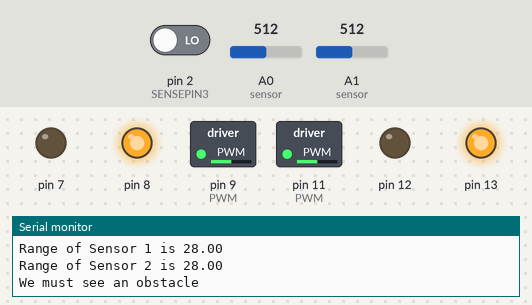
Bench run of a sketch on a simulated Arduino Uno, built with avr-gcc and run on an emulated ATmega328P. Shown: switched loads named in the sketch (green lamp = pin HIGH), output pins drawn as LEDs (lit = HIGH), the last lines printed to the serial monitor. The test bench sets the inputs (shaded band); at power-on: pin 2 (SENSEPIN3) LOW, A0 (sensor) = 512, A1 (sensor) = 512.

Above: at 0.1 s.
At 16.1 s:
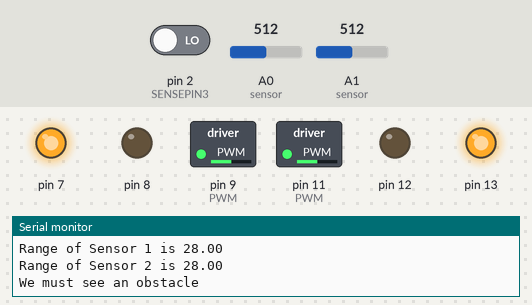
At 36.2 s:
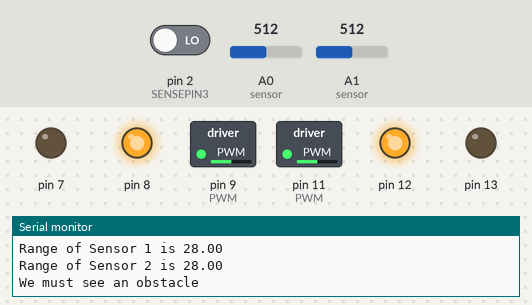
Timing chart, 0 to 38.6 s (numbered marks = the images above):
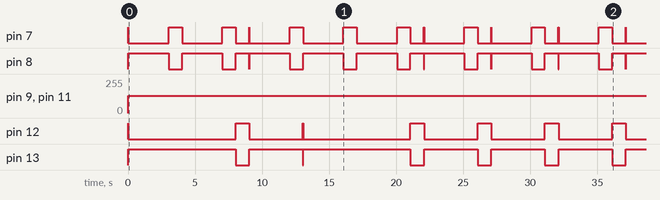

The sketch:

Test.ino
```cpp
//The Most Superior Code to All Others:
#define SENSEPIN1 0
#define SENSEPIN2 1
#define SENSEPIN3 2
#define MOTORSPEED1 128
#define MOTORSPEED2 128
#define ANGLESENSE1 45 //PROBABLY IN RADIANS
#define ANGLESENSE2 30 //Probably in Radians


//------------------------------------------------------------------------------------------
void Forward(); //Moves Bot forward
void Backward(); //Moves bot backwards
void PivotRight(); //Pivots bot right
void PivotLeft(); //Pivots bot left
int Sensing(); //Used for sensing walls and objects, sensors must be mounted within a cm of eachother. and Norm must be set.
void Reflection(); //Used for tracking the line
void Backout(); //Used for when a obstacle is sensed
void EndGame(); //Used for scoring the goals

//Outputs

//------------------------------------------------------------------------------------------
void setup() {
Serial.begin(9600);
Serial.println("Let's Begin");
  pinMode(13,OUTPUT);
  pinMode(12,OUTPUT);
  pinMode(11, OUTPUT); //PWM
  pinMode(9, OUTPUT); //PWM
  pinMode(8, OUTPUT);
  pinMode(7, OUTPUT);


};

//----------------------------------------------------------------------------------------
int Sensing ()
{float RangeA1, VoltageA1;
float RangeA2, VoltageA2;
float RangeA3, VoltageA3;
float AvgA;
float RangeB1, VoltageB1;
float RangeB2, VoltageB2;
float RangeB3, VoltageB3;
float AvgB;
float RangeC1, VoltageC1;
float RangeC2, VoltageC2;
float RangeC3, VoltageC3;
float AvgC;
int FLAG1;
int horizDistA;
int horizDistB;
int Diff;
int norm;   //URGENT NEED TO SET VALUE

float DifferenceAB;
float DifferenceBC;
float DifferenceAC;

//First Sensor Average
VoltageA1 = analogRead(A0); //I Read the input value from the sensor
RangeA1 = (6787/(VoltageA1 -3))-4;    //Conversion from the infra red to the Range
VoltageA2 = analogRead(A0); //I Read the input value from the sensor
RangeA2 = (6787/(VoltageA2 -3))-4;    //Conversion from the infra red to the Range
VoltageA3 = analogRead(A0); //I Read the input value from the sensor
RangeA3 = (6787/(VoltageA3 -3))-4;    //Conversion from the infra red to the Range
AvgA = (RangeA1 + RangeA2 + RangeA3);
Serial.print("Range of Sensor 1 is ");
Serial.println(AvgA);

//Second Sensor Average
VoltageB1 = analogRead(A1); //I Read the input value from the sensor
RangeB1 = (6787/(VoltageB1 -3))-4;    //Conversion from the infra red to the Range
VoltageB2 = analogRead(A1); //I Read the input value from the sensor
RangeB2 = (6787/(VoltageB2 -3))-4;    //Conversion from the infra red to the Range
VoltageB3 = analogRead(A1); //I Read the input value from the sensor
RangeB3 = (6787/(VoltageB3 -3))-4;    //Conversion from the infra red to the Range
AvgB = (RangeB1 + RangeB2 + RangeB3);
Serial.print("Range of Sensor 2 is ");
Serial.println(AvgB);
//Calcs
horizDistA = AvgA * sin(ANGLESENSE1);
horizDistB = AvgB * sin(ANGLESENSE2);
Diff = horizDistA - horizDistB;
if (Diff == 0){
Serial.println("A Wall has appeared");
FLAG1 = 2;
}
else if(Diff == norm)
Serial.println("No Problems ahead Captain");
else
{Serial.println("We must see an obstacle");
Backout();
FLAG1 = 1;
};


return FLAG1;
}

//---------------------------------------------------------------------------------------------
void Reflection()
{  int reflect1;
  int reflect2;
  int reflect3;
  int a;
  reflect1 = digitalRead(SENSEPIN1); //This reads the output from the sensor to determine reflectiveness //Left
  reflect2 = digitalRead(SENSEPIN2);//Center
  reflect3 = digitalRead(SENSEPIN3);//Right
  if(reflect1 ==1 && reflect2 == 1 && reflect3 ==1 )
        {
          PivotLeft();
           delay(1000); // Turns 90 degrees
           for(a = 0; reflect1 + reflect2+ reflect3>0; a++)
           {
              for(a =0; reflect2 == 1; a++)
              {
               //Following Forward
                reflect1 = digitalRead(SENSEPIN1); //This reads the output from the sensor to determine reflectiveness //Left
                reflect2 = digitalRead(SENSEPIN2);//Center
                reflect3 = digitalRead(SENSEPIN3);//Right
               //Left
                analogWrite(11, MOTORSPEED1);
                digitalWrite(12,HIGH);
                digitalWrite(13,LOW );

              //Right
                analogWrite(9, MOTORSPEED1);
                digitalWrite(7, HIGH);
                digitalWrite(8, LOW);
                                    }
            if(reflect1 == 1)
            {PivotLeft();
            delay(200); //45 degree turn}
            if (reflect3 == 1)
            {PivotRight();
            delay(200); //45 Degree Turn
            }
            }
           }
           analogWrite(11,0);
           analogWrite(9,0);


}
}


//--------------------------------------------------------------------------------------------------
void Forward()
{ int a;
int Time = 150000;
int FLAGF = 0;

for(a=0; FLAGF == 0 && millis()<Time ; a++)
{
  //Left
  analogWrite(11, MOTORSPEED1);
  digitalWrite(12,HIGH);
  digitalWrite(13,LOW );

  //Right
  analogWrite(9, MOTORSPEED1);
  digitalWrite(7, HIGH);
  digitalWrite(8, LOW);

  //Sensor
  FLAGF = Sensing();

}
if (FLAGF == 1)
Backout();
}


//---------------------------------------------------------------------------------
void Backward()
{
  //Left
  analogWrite(11, MOTORSPEED1);
  digitalWrite(12,LOW);
  digitalWrite(13,HIGH );

  //Right
  analogWrite(9, MOTORSPEED1);
  digitalWrite(7, LOW);
  digitalWrite(8, HIGH);
  delay(3000);
}

//--------------------------------------------------------------------------------------
void PivotLeft()
{
    //Left
  analogWrite(11, MOTORSPEED1);
  digitalWrite(12,LOW);
  digitalWrite(13,HIGH );

  //Right
  analogWrite(9, MOTORSPEED1);
  digitalWrite(7, HIGH);
  digitalWrite(8, LOW);
}

//----------------------------------------------------------------------------------------
void PivotRight()
{

    //Left
  analogWrite(11, MOTORSPEED1);
  digitalWrite(12,HIGH);
  digitalWrite(13,LOW );

  //Right
  analogWrite(9, MOTORSPEED1);
  digitalWrite(7, LOW);
  digitalWrite(8, HIGH);

}

//-----------------------------------------------------------------------------------------
void Backout()
{ Backward();
PivotLeft();
delay(1000); // 90 degree turn
};

//-----------------------------------------------------------------------------------------
void EndGame()
{ int a;
int reflectA = 0;
int reflectB = 0;
int reflectC = 0;
int FLAGF;

Forward();
  PivotRight();
  delay(1000); //90 degree turn
  for(a=0; reflectA +reflectB + reflectC <1 && FLAGF ==0 ; a++)
{reflectA = digitalRead(SENSEPIN1);
reflectB = digitalRead(SENSEPIN2);
reflectC = digitalRead(SENSEPIN3);

  //Left
  analogWrite(11, MOTORSPEED1);
  digitalWrite(12,HIGH);
  digitalWrite(13,LOW );

  //Right
  analogWrite(9, MOTORSPEED1);
  digitalWrite(7, HIGH);
  digitalWrite(8, LOW);

  //Sensor
  FLAGF = Sensing();

}
  Reflection();
};
//-----------------------------------------------------------------------------------------
void loop()
{int b;
  for(b=0; millis()>150000; b++)
  {
    Forward();
    PivotLeft();
    delay(1200); //135 degree turn
    Forward();
    PivotLeft();
    delay(1000); // 90 degree angle
    Forward();
    PivotLeft(); // 135 Degrees
    delay(1000);
  }

EndGame();
}
```

Measured:
- by itself, pin 8: LOW → HIGH at 0.03 s, → LOW 3.0 s later, → HIGH 1.0 s later, → LOW 3.0 s later, … (27 changes in this stretch)
- by itself, pin 9 (PWM), pin 11 (PWM): 0/255 → 128/255 at 0.00 s
